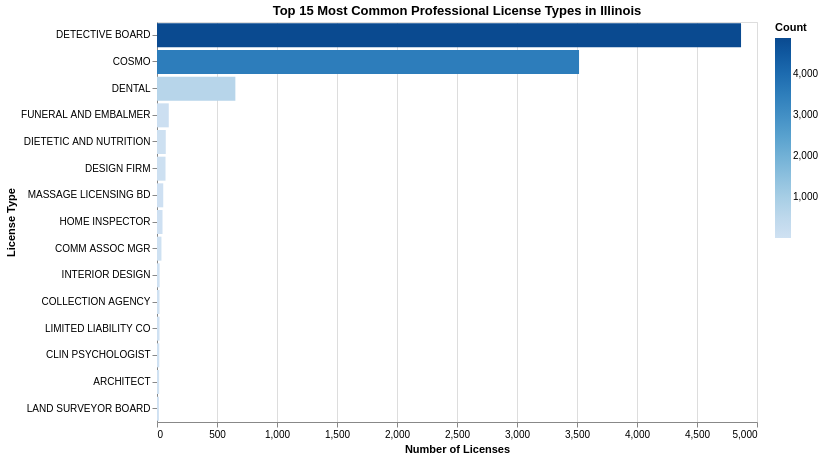

Source (notebook cell):
### Markdown cell above
## Plot 2 – Top License Types by Count (Bar Chart)

A static horizontal bar chart showing the 15 most common license types in the dataset.

### Code cell
top_types = (
    df['License Type']
      .value_counts()
      .head(15)
      .reset_index()
)
top_types.columns = ['License Type', 'Count']

chart2 = (
    alt.Chart(top_types)
    .mark_bar()
    .encode(
        x=alt.X('Count:Q', title='Number of Licenses'),
        y=alt.Y('License Type:N',
                sort='-x',
                title='License Type'),
        color=alt.Color('Count:Q',
                        scale=alt.Scale(scheme='blues'),
                        title='Count'),
        tooltip=['License Type:N', 'Count:Q']
    )
    .properties(
        width=600,
        height=400,
        title='Top 15 Most Common Professional License Types in Illinois'
    )
)

chart2

### Figure 1 — Vega-Lite specification as saved in the notebook (floating-point values rounded to 4 significant figures)
{"config": {"view": {"continuousWidth": 300, "continuousHeight": 300}}, "data": {"name": "data-7df9edf99470a108927a5a7ef1046e45"}, "mark": {"type": "bar"}, "encoding": {"color": {"field": "Count", "scale": {"scheme": "blues"}, "title": "Count", "type": "quantitative"}, "tooltip": [{"field": "License Type", "type": "nominal"}, {"field": "Count", "type": "quantitative"}], "x": {"field": "Count", "title": "Number of Licenses", "type": "quantitative"}, "y": {"field": "License Type", "sort": "-x", "title": "License Type", "type": "nominal"}}, "height": 400, "title": "Top 15 Most Common Professional License Types in Illinois", "width": 600, "$schema": "https://vega.github.io/schema/vega-lite/v5.20.1.json", "datasets": {"data-7df9edf99470a108927a5a7ef1046e45": [{"License Type": "DETECTIVE BOARD", "Count": 4867}, {"License Type": "COSMO", "Count": 3517}, {"License Type": "DENTAL", "Count": 653}, {"License Type": "FUNERAL AND EMBALMER", "Count": 98}, {"License Type": "DIETETIC AND NUTRITION", "Count": 73}, {"License Type": "DESIGN FIRM", "Count": 71}, {"License Type": "MASSAGE LICENSING BD", "Count": 52}, {"License Type": "HOME INSPECTOR", "Count": 46}, {"License Type": "COMM ASSOC MGR", "Count": 37}, {"License Type": "INTERIOR DESIGN", "Count": 22}, {"License Type": "COLLECTION AGENCY", "Count": 21}, {"License Type": "LIMITED LIABILITY CO", "Count": 21}, {"License Type": "CLIN PSYCHOLOGIST", "Count": 19}, {"License Type": "ARCHITECT", "Count": 18}, {"License Type": "LAND SURVEYOR BOARD", "Count": 16}]}}
